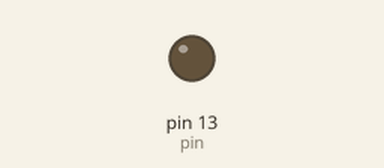
Simulated run of this sketch. Board: Arduino Uno, built with avr-gcc and run on an emulated ATmega328P. Parts: output pins drawn as LEDs (lit = HIGH).

Above: at 1.3 s.
At 3.5 s:
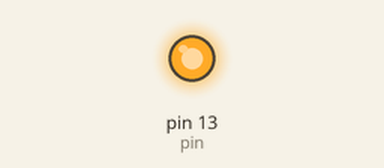
Timing chart, 0 to 8.3 s (numbered marks = the images above):
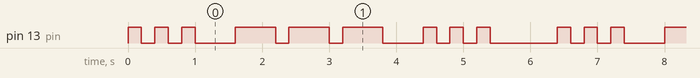

The sketch:

sos3.ino
```cpp
int tiempo[18]={1,1,1,1,1,3,3,1,3,1,3,3,1,1,1,1,1,5};
int pin=13;

void setup() {
  pinMode(pin,OUTPUT);
}

void loop() {
 for(int i=0; i<18; i++ ) {
  digitalWrite(pin, (i % 2 == 0) );
  delay(tiempo[i]*200);
 }
}
```

Measured:
- by itself, pin 13 (pin): repeats every 6.4 s: 2 × (LOW 0.20 s, HIGH 0.20 s), LOW 0.60 s, 2 × (HIGH 0.60 s, LOW 0.20 s), HIGH 0.60 s, LOW 0.60 s, 2 × (HIGH 0.20 s, LOW 0.20 s), HIGH 0.20 s, LOW 1.0 s, HIGH 0.20 s
- by itself, everything shown: repeats every 6.4 s, in 18 steps
